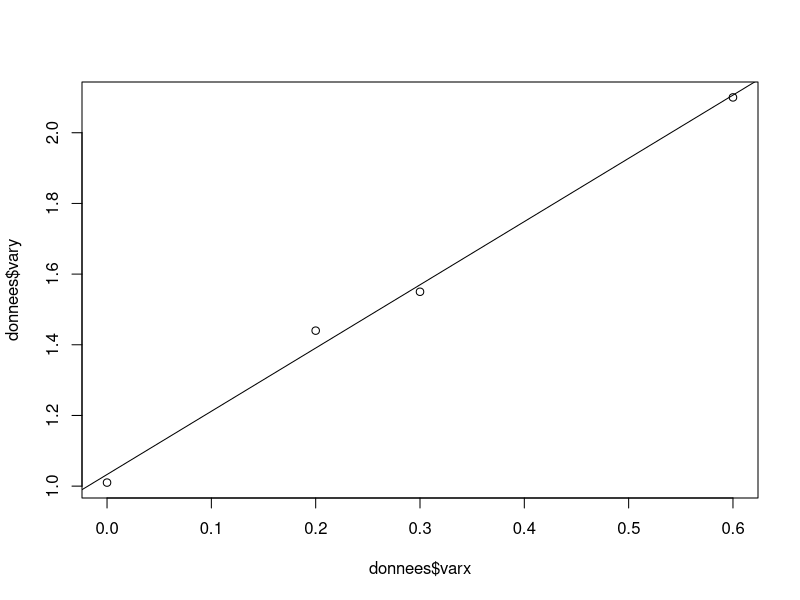
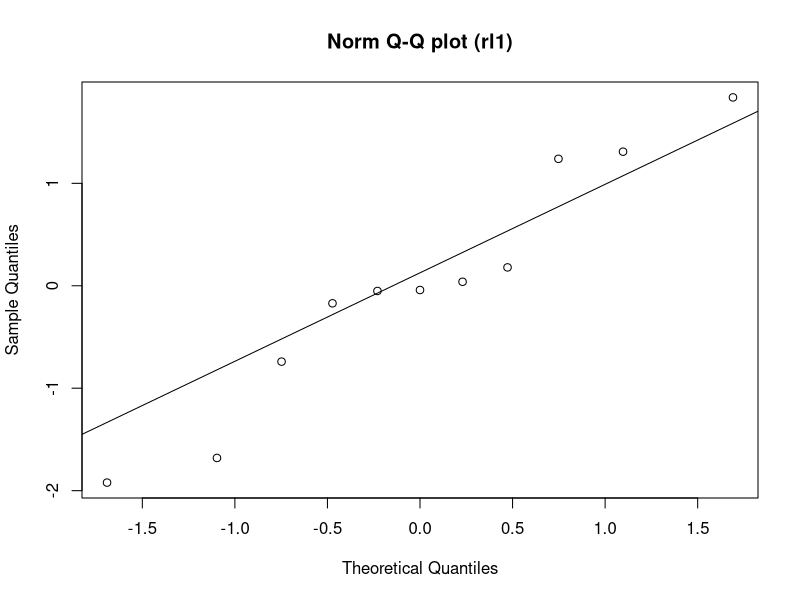
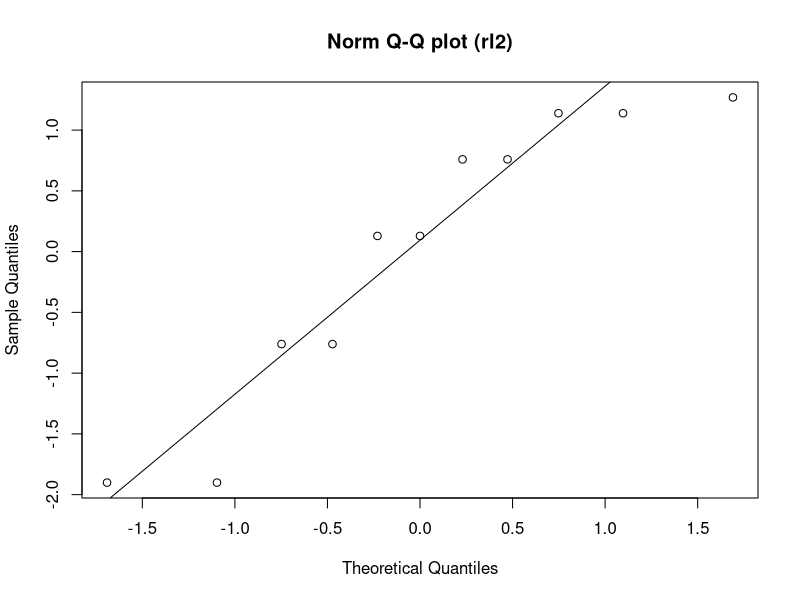
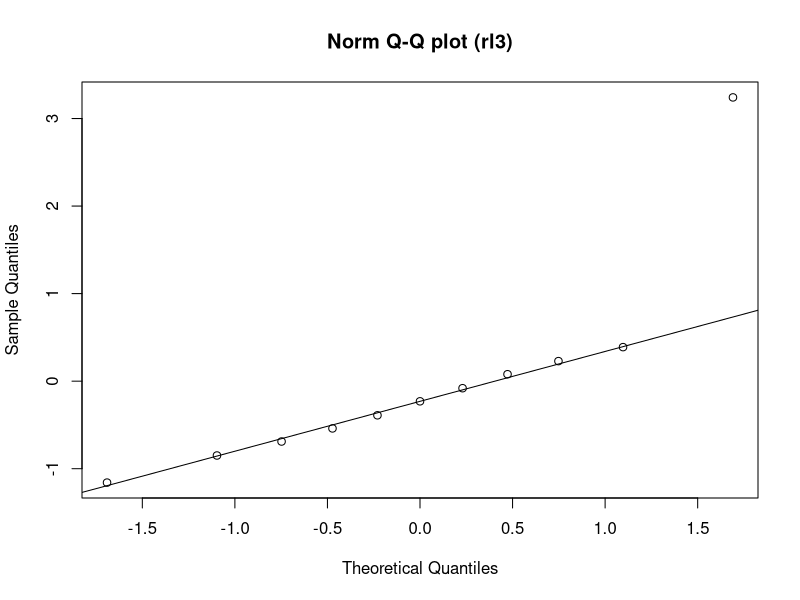
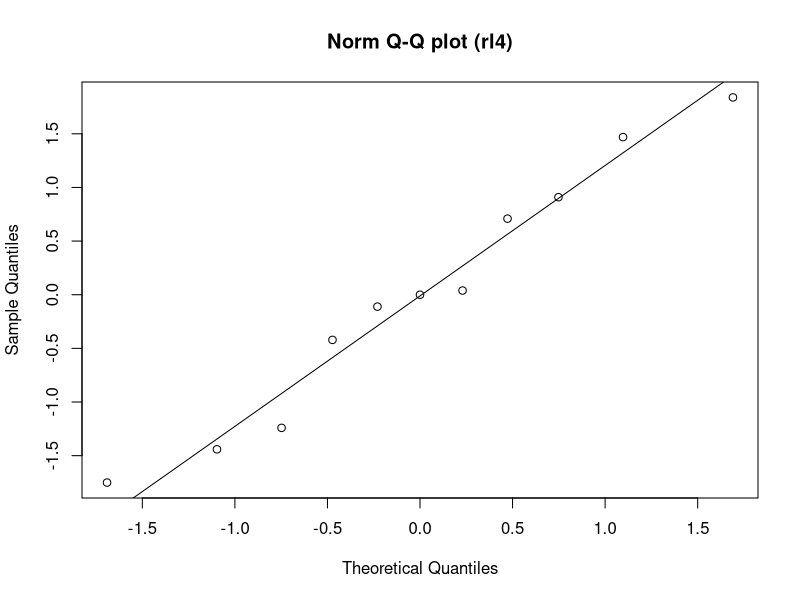
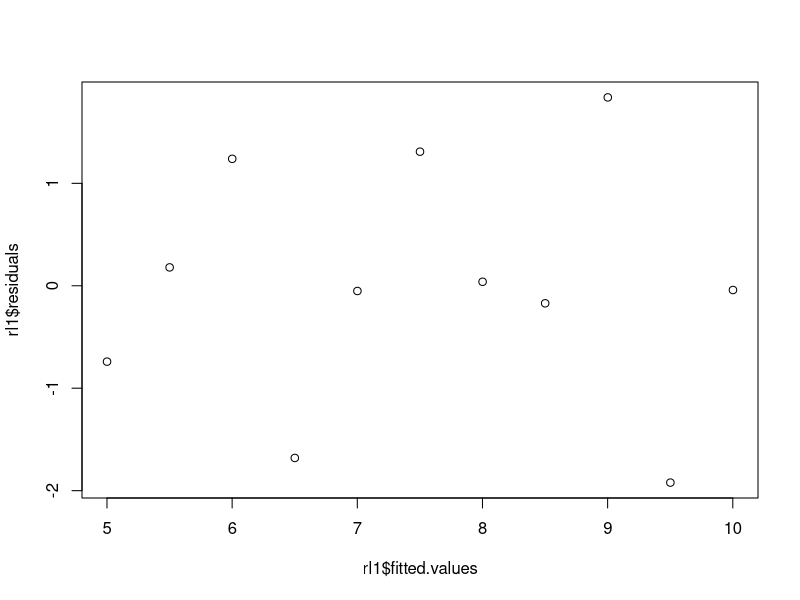
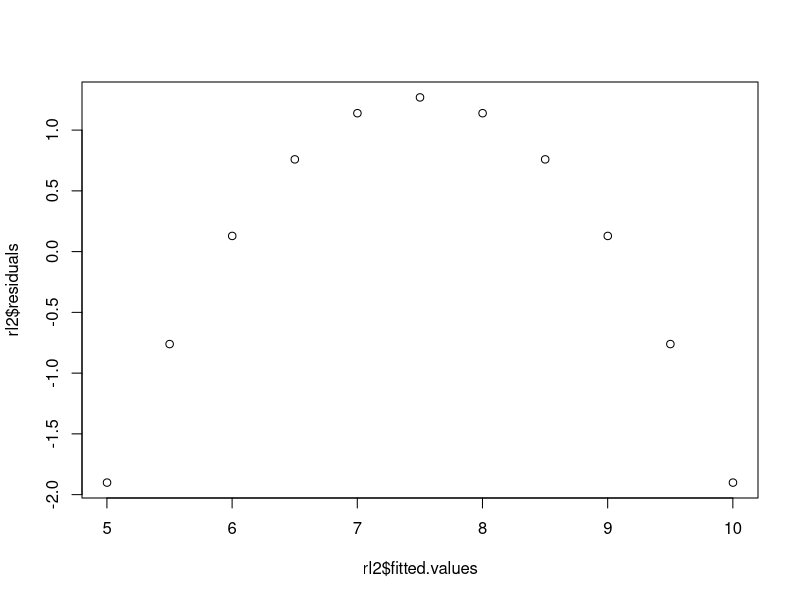
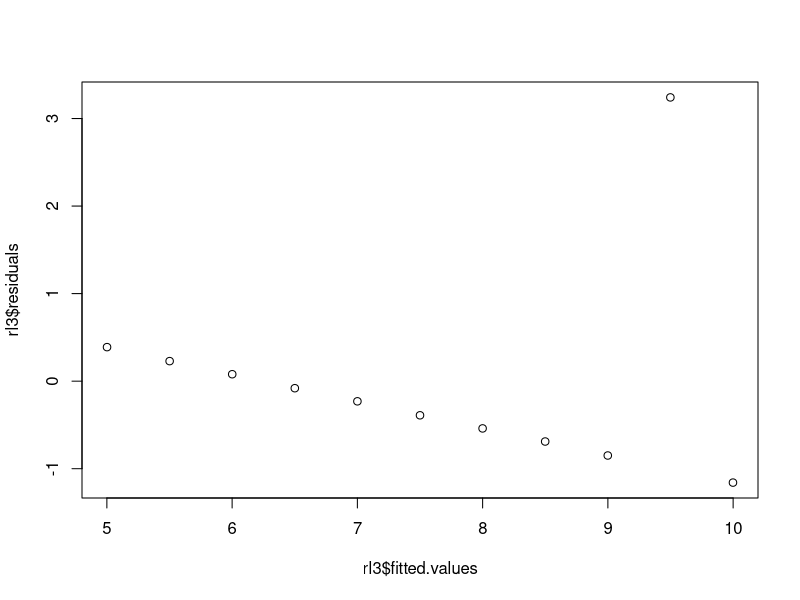

Recreate these plots in R, in order. (Note: this script raises an error after producing the figures.)
## ---- chunk 1
donnees <- data.frame(varx = c(0, 0.2, 0.3, 0.6),
vary = c(1.01, 1.44, 1.55, 2.1))
donnees
## ---- chunk 2
lm=lm(vary~varx, data = donnees)
lm
## ---- chunk 3
plot(donnees$varx,donnees$vary)
abline(lm$coefficients[1],lm$coefficients[2])
## ---- chunk 4
data_sum=summary(lm)
data_sum
## ---- chunk 5
sum(data_sum$residuals)
## ---- chunk 6
mean(donnees$varx)*lm$coefficients[2]+lm$coefficients[1]
## ---- chunk 7
mean(donnees$vary)
## ---- chunk 8
length(donnees$vary)
## ---- chunk 9
SY2=var((donnees$vary))*(length(donnees$vary)-1)/length(donnees$vary)
SY2
## ---- chunk 10
(Sreg <- mean((lm$fitted.values - mean(donnees$vary))^2))
## ---- chunk 11
Sres=var(lm$residuals)*(length(donnees$varx)-1)/length(donnees$varx)
#ou bien
mean(lm$residuals**2)
Sres
## ---- chunk 12
Sreg/SY2
## ---- chunk 13
data_sum$r.squared
## ---- chunk 14
cor(donnees$varx, donnees$vary, method = "pearson")^2
## ---- chunk 15
attach(anscombe)
rl1 <- lm(y1 ~ x1)
rl2 <- lm(y2 ~ x2)
rl3 <- lm(y3 ~ x3)
rl4 <- lm(y4 ~ x4)

qqnorm(rl1$residuals,main = "Norm Q-Q plot (rl1)")
qqline(rl1$residuals)
qqnorm(rl2$residuals,main = "Norm Q-Q plot (rl2)")
qqline(rl2$residuals)
qqnorm(rl3$residuals,main = "Norm Q-Q plot (rl3)")
qqline(rl3$residuals)
qqnorm(rl4$residuals,main = "Norm Q-Q plot (rl4)")
qqline(rl4$residuals)



## ---- chunk 16
plot(rl1$fitted.values,rl1$residuals)
plot(rl2$fitted.values,rl2$residuals)
plot(rl3$fitted.values,rl3$residuals)
plot(rl4$fitted.values,rl4$residuals)
## ---- chunk 17
rl=lm(Pression ~ Temp, data = hooker.data)
summary(rl)
## ---- chunk 18
confint(rl,level=0.99)
## ---- chunk 19
newdata=data.frame(Temp=97)
predict(rl,newdata, interval = "confidence")
## ---- chunk 20
rl.moore <- lm(log(Transistor.count) ~ Date.of.introduction, data = moore.data)
summary(rl.moore)
## ---- chunk 21
(IC <- confint(rl.moore, "Date.of.introduction"))
## ---- chunk 22
exp(predict(rl.moore, newdata = data.frame(Date.of.introduction = 2018), interval ="confidence"))
## ---- chunk 23
exp(predict(rl.moore, newdata = data.frame(Date.of.introduction = 2018), interval ="confidence"))

## ---- chunk 24
log(2)/IC
